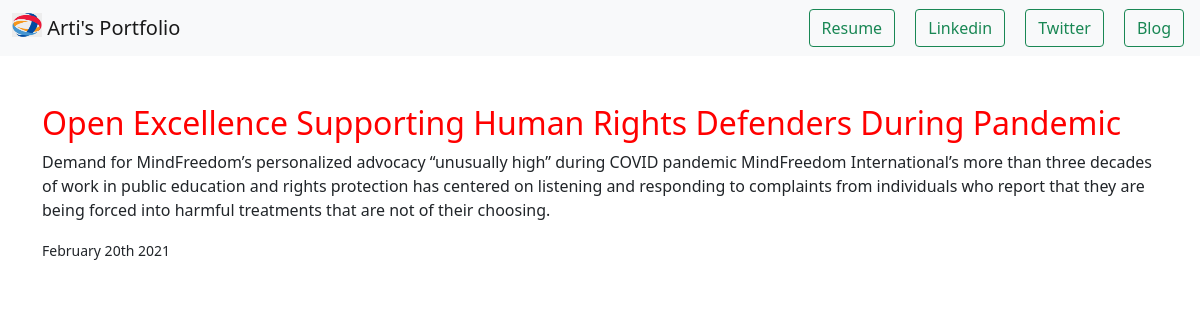
Page /blog/1/ on the committed database.
### blog/models.py (models this page shows)
class Blog(models.Model):
    title= models.CharField(max_length=200)
    description=models.TextField()
    date=models.DateField()

### blog/views.py (the view)
# urls.py: path('<int:blog_id>/',views.detail,name='detail'),
def detail(request,blog_id):
    blog=get_object_or_404(Blog,pk=blog_id)
    return render(request,'blog/detail.html',{'blog':blog})

### blog/templates/blog/detail.html
{% extends 'portfolio/base.html' %}
{% block content %}
<br><br>
<h2 style="color:red;">{{blog.title}}</h2>
<p>{{blog.description|safe }} </p>
<small> {{ blog.date| date:'F jS Y' }}</small>
{% endblock %}

### rows in the picture
Blog: title "Open Excellence Supporting Human Rights Defenders During Pandemic", description "Demand for MindFreedom’s personalized advocacy “unusually high” during COVID pandemic MindFreedom International’s more than three decades of work in public education and rights protection has centered on listening and responding to complaints from individuals who report that they are being forced into harmful treatments that are not of their choosing.", date "February 20th 2021"
